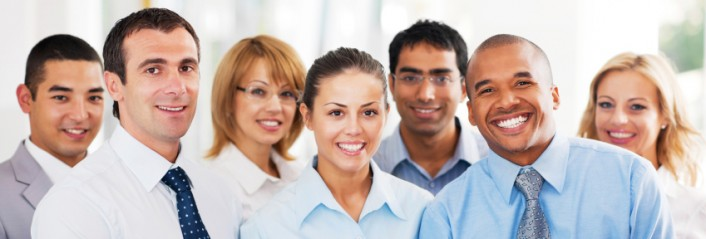
#> input picture humans.jpg, 706 x 239 px
$ python FaceDetection.py
#> lines starting #> are read from the running program, lines starting #| are printed output that depends on the picture; after the words box and inside, x2 and y2 are one past the last pixel; in counts of white or black regions, pixels touching at a corner belong together
import cv2

#get user supplied values
cascPath = "haarcascade_frontalface_default.xml"

#Create the haar cascade
faceCascade = cv2.CascadeClassifier(cascPath)

#read image
image = cv2.imread('humans.jpg')
#> image is the input picture: shape (239, 706, 3); mean B, G, R 177.5, 182, 197.2
gray = cv2.cvtColor(image,cv2.COLOR_BGR2GRAY)
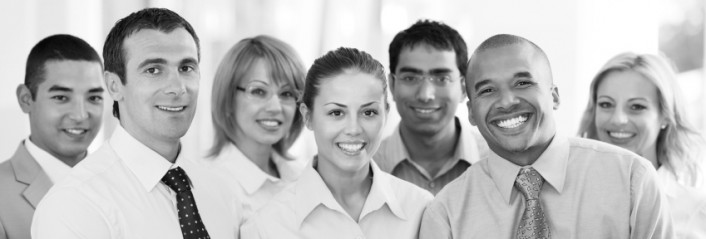
#> gray: shape (239, 706); min 3, max 255, mean 186.1

#detect faces in the image
faces  = faceCascade.detectMultiScale(
    gray,
    scaleFactor = 1.1,
    minNeighbors = 5,
    minSize = (30,30),
    flags = cv2.CASCADE_SCALE_IMAGE
)
#> faces = [[583, 78, 76, 76], [383, 45, 83, 83], [230, 66, 75, 75], [306, 75, 96, 96], [121, 31, 99, 99], [463, 52, 89, 89], [27, 60, 96, 96]]

print("found {0} faces!".format(len(faces)))
#| found 7 faces!

#draw a rectangle around the faces
for (x,y,w,h) in faces:
    cv2.rectangle(image, (x,y), (x+w, y+h), (0,255,0), 2)
#> this loop made 7 passes
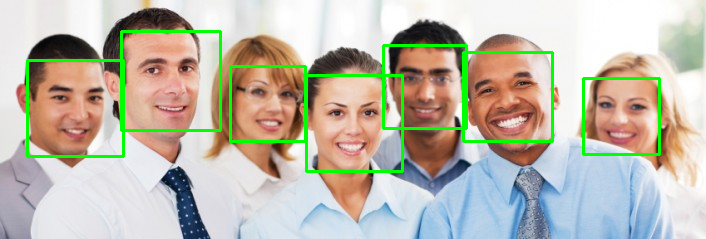
#> image: shape (239, 706, 3); 4.2% of pixels changed, all inside (x1, y1, x2, y2) = (26, 30, 661, 173)

cv2.imshow("Faces found",image)
cv2.waitKey(0)
